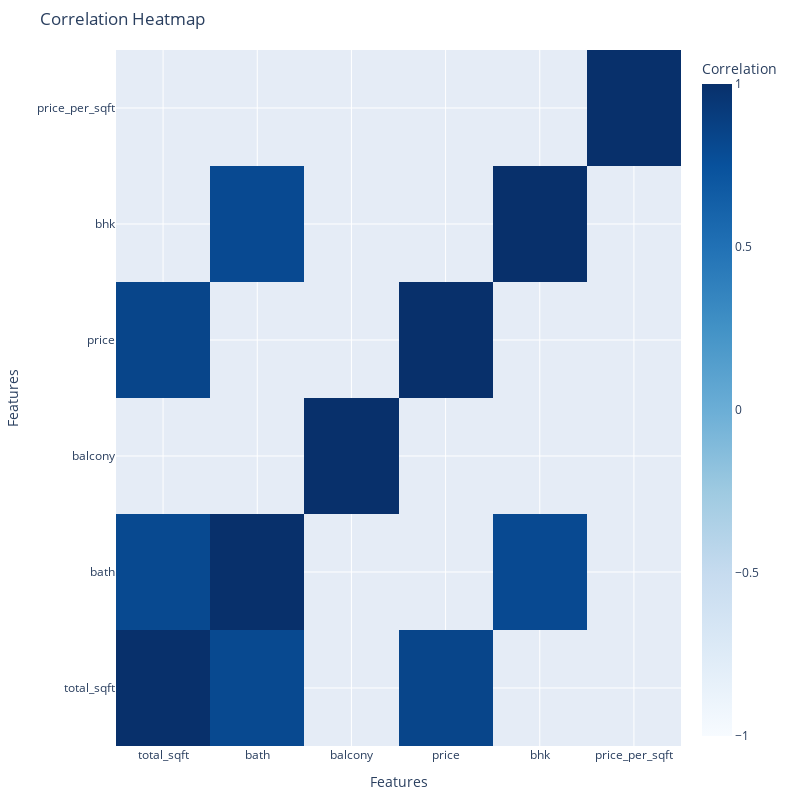

Notebook code for this chart:
### Markdown cell above
<h3 style="background-color: #f8f9fa; 
           padding: 15px; 
           font: bold 22px Arial; 
           color: #343a40; 
           border: 2px solid #6c757d; 
           border-radius: 8px">
Finding Correlation Values <br> <small style="color: #6c757d;">Removing features highly correlated with each other as they do not provide additional significance to the model</small>
</h3>

### Code cell
import plotly.graph_objects as go

corr = home.corr(numeric_only=True)

# Masking correlations less than 0.8
mask = corr < 0.8
corr_masked = corr.copy()
corr_masked[mask] = np.nan

fig = go.Figure(data=go.Heatmap(
    z=corr_masked.values,
    x=corr_masked.columns,
    y=corr_masked.columns,
    colorscale='Blues',
    zmin=-1, zmax=1,
    colorbar=dict(title='Correlation'),
    showscale=True
))

fig.update_layout(
    title='Correlation Heatmap',
    xaxis_title='Features',
    yaxis_title='Features',
    xaxis=dict(tickvals=list(corr_masked.columns), ticktext=list(corr_masked.columns)),
    yaxis=dict(tickvals=list(corr_masked.columns), ticktext=list(corr_masked.columns)),
    height=800,  # Adjust height for better fit
    width=800,   # Adjust width for better fit
    margin=dict(l=50, r=50, t=50, b=50)
)

fig.show()

### Figure 1 — Plotly figure (JSON) as saved in the notebook; plotly's stock layout.template omitted (floating-point values rounded to 4 significant figures)
{"data": [{"colorbar": {"title": {"text": "Correlation"}}, "colorscale": [[0, "rgb(247,251,255)"], [0.125, "rgb(222,235,247)"], [0.25, "rgb(198,219,239)"], [0.375, "rgb(158,202,225)"], [0.5, "rgb(107,174,214)"], [0.625, "rgb(66,146,198)"], [0.75, "rgb(33,113,181)"], [0.875, "rgb(8,81,156)"], [1, "rgb(8,48,107)"]], "showscale": true, "type": "heatmap", "x": ["total_sqft", "bath", "balcony", "price", "bhk", "price_per_sqft"], "y": ["total_sqft", "bath", "balcony", "price", "bhk", "price_per_sqft"], "z": [[1, 0.8115, null, 0.8421, null, null], [0.8115, 1, null, null, 0.8077, null], [null, null, 1, null, null, null], [0.8421, null, null, 1, null, null], [null, 0.8077, null, null, 1, null], [null, null, null, null, null, 1]], "zmax": 1, "zmin": -1}], "layout": {"height": 800, "margin": {"b": 50, "l": 50, "r": 50, "t": 50}, "title": {"text": "Correlation Heatmap"}, "width": 800, "xaxis": {"ticktext": ["total_sqft", "bath", "balcony", "price", "bhk", "price_per_sqft"], "tickvals": ["total_sqft", "bath", "balcony", "price", "bhk", "price_per_sqft"], "title": {"text": "Features"}}, "yaxis": {"ticktext": ["total_sqft", "bath", "balcony", "price", "bhk", "price_per_sqft"], "tickvals": ["total_sqft", "bath", "balcony", "price", "bhk", "price_per_sqft"], "title": {"text": "Features"}}}}
